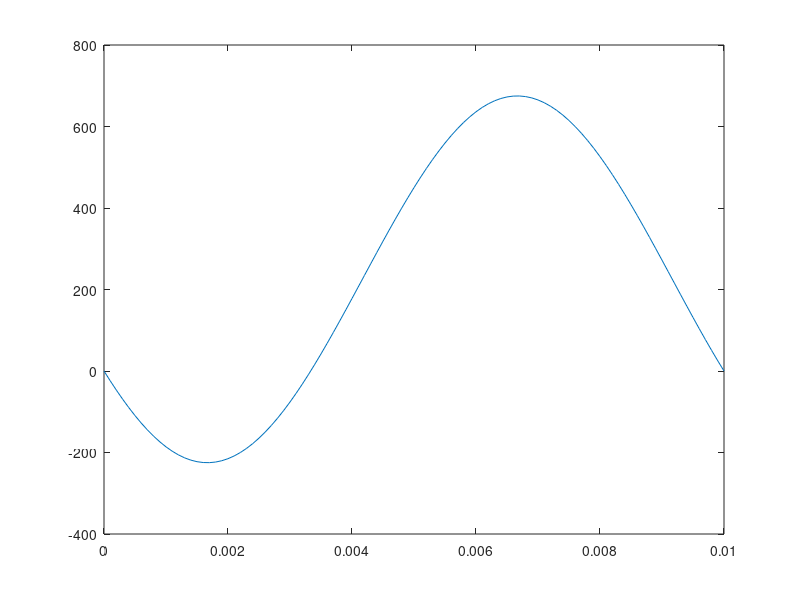

Recreate this plot in MATLAB.
clc
clear all
t=0:0.0001:0.01;
f=@(t)900*cos(100*pi.*t + (pi)/6).*(cos(100*pi.*t + (pi)/2));
g=@(t)60*cos(100*pi.*t + (pi)/2);
h=@(t)15*cos(100*pi.*t + (pi)/6);
plot(t,f(t))
